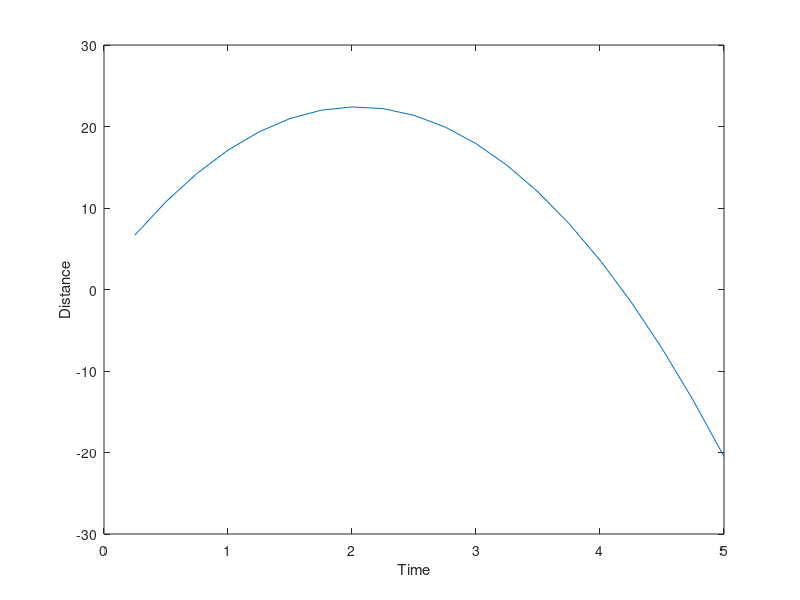

Reproduce this figure in MATLAB.
%Number 3 in Review
%Import data.dat and plot
%Delimited by ';' has row header
A = dlmread('data.dat',';',1,0);
%First is time, Second is Distance
time = A(:,1);
distance = A(:,2);
plot(time,distance);
xlabel('Time');
ylabel('Distance');